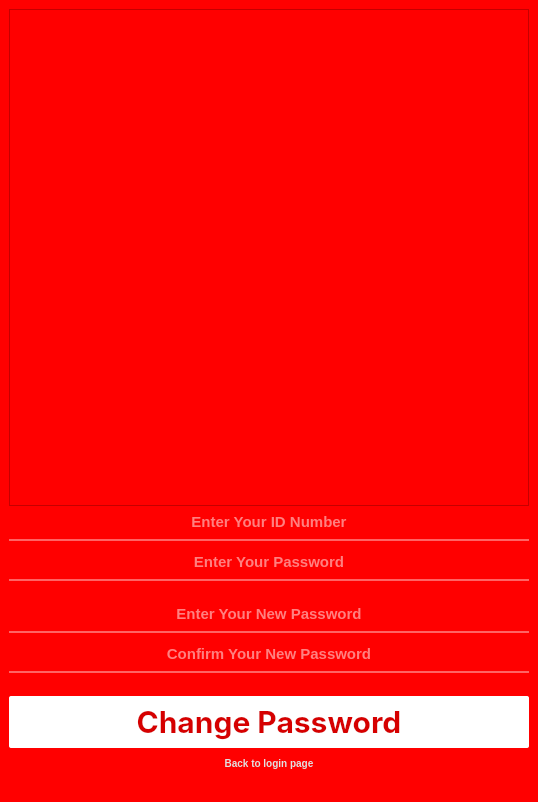
<?xml version="1.0" encoding="UTF-8"?>
<ui version="4.0">
 <class>MainWindow</class>
 <widget class="QMainWindow" name="MainWindow">
  <property name="geometry">
   <rect>
    <x>0</x>
    <y>0</y>
    <width>538</width>
    <height>802</height>
   </rect>
  </property>
  <property name="windowTitle">
   <string>MainWindow</string>
  </property>
  <property name="styleSheet">
   <string notr="true">background-color: rgb(255, 0, 0);</string>
  </property>
  <widget class="QWidget" name="centralwidget">
   <layout class="QVBoxLayout" name="verticalLayout">
    <item>
     <widget class="QFrame" name="frame">
      <property name="minimumSize">
       <size>
        <width>520</width>
        <height>480</height>
       </size>
      </property>
      <property name="styleSheet">
       <string notr="true">image: url(:/Asset/Asset/Logo.png);</string>
      </property>
      <property name="frameShape">
       <enum>QFrame::StyledPanel</enum>
      </property>
      <property name="frameShadow">
       <enum>QFrame::Raised</enum>
      </property>
     </widget>
    </item>
    <item>
     <widget class="QLineEdit" name="NPM">
      <property name="styleSheet">
       <string notr="true">background-color:rgba(0, 0, 0, 0);
border:none;
color:rgb(255, 255, 255);
border-bottom: 2px solid rgba(255, 255, 255, 100);
padding-bottom:7px;
font-size: 15px;
font-family: &quot;SF Pro Display&quot;; 
	font-weight: bold; 
    font-style: normal;</string>
      </property>
      <property name="text">
       <string/>
      </property>
      <property name="alignment">
       <set>Qt::AlignCenter</set>
      </property>
      <property name="placeholderText">
       <string>Enter Your ID Number</string>
      </property>
     </widget>
    </item>
    <item>
     <spacer name="verticalSpacer">
      <property name="orientation">
       <enum>Qt::Vertical</enum>
      </property>
      <property name="sizeType">
       <enum>QSizePolicy::Maximum</enum>
      </property>
      <property name="sizeHint" stdset="0">
       <size>
        <width>20</width>
        <height>5</height>
       </size>
      </property>
     </spacer>
    </item>
    <item>
     <widget class="QLineEdit" name="Pass">
      <property name="styleSheet">
       <string notr="true">background-color:rgba(0, 0, 0, 0);
border:none;
color:rgb(255, 255, 255);
border-bottom: 2px solid rgba(255, 255, 255, 100);
padding-bottom:7px;
font-size: 15px;
font-family: &quot;SF Pro Display&quot;; 
	font-weight: bold; 
    font-style: normal;</string>
      </property>
      <property name="text">
       <string/>
      </property>
      <property name="echoMode">
       <enum>QLineEdit::Password</enum>
      </property>
      <property name="alignment">
       <set>Qt::AlignCenter</set>
      </property>
      <property name="placeholderText">
       <string>Enter Your Password</string>
      </property>
     </widget>
    </item>
    <item>
     <spacer name="verticalSpacer_2">
      <property name="orientation">
       <enum>Qt::Vertical</enum>
      </property>
      <property name="sizeType">
       <enum>QSizePolicy::Fixed</enum>
      </property>
      <property name="sizeHint" stdset="0">
       <size>
        <width>17</width>
        <height>17</height>
       </size>
      </property>
     </spacer>
    </item>
    <item>
     <widget class="QLineEdit" name="NewPass">
      <property name="styleSheet">
       <string notr="true">background-color:rgba(0, 0, 0, 0);
border:none;
color:rgb(255, 255, 255);
border-bottom: 2px solid rgba(255, 255, 255, 100);
padding-bottom:7px;
font-size: 15px;
font-family: &quot;SF Pro Display&quot;; 
	font-weight: bold; 
    font-style: normal;</string>
      </property>
      <property name="echoMode">
       <enum>QLineEdit::Password</enum>
      </property>
      <property name="alignment">
       <set>Qt::AlignCenter</set>
      </property>
      <property name="placeholderText">
       <string>Enter Your New Password</string>
      </property>
     </widget>
    </item>
    <item>
     <spacer name="verticalSpacer_4">
      <property name="orientation">
       <enum>Qt::Vertical</enum>
      </property>
      <property name="sizeType">
       <enum>QSizePolicy::Maximum</enum>
      </property>
      <property name="sizeHint" stdset="0">
       <size>
        <width>20</width>
        <height>5</height>
       </size>
      </property>
     </spacer>
    </item>
    <item>
     <widget class="QLineEdit" name="ConfirmPass">
      <property name="styleSheet">
       <string notr="true">background-color:rgba(0, 0, 0, 0);
border:none;
color:rgb(255, 255, 255);
border-bottom: 2px solid rgba(255, 255, 255, 100);
padding-bottom:7px;
font-size: 15px;
font-family: &quot;SF Pro Display&quot;; 
	font-weight: bold; 
    font-style: normal;</string>
      </property>
      <property name="echoMode">
       <enum>QLineEdit::Password</enum>
      </property>
      <property name="alignment">
       <set>Qt::AlignCenter</set>
      </property>
      <property name="placeholderText">
       <string>Confirm Your New Password</string>
      </property>
     </widget>
    </item>
    <item>
     <spacer name="verticalSpacer_5">
      <property name="orientation">
       <enum>Qt::Vertical</enum>
      </property>
      <property name="sizeType">
       <enum>QSizePolicy::Fixed</enum>
      </property>
      <property name="sizeHint" stdset="0">
       <size>
        <width>17</width>
        <height>17</height>
       </size>
      </property>
     </spacer>
    </item>
    <item>
     <widget class="QPushButton" name="ChangePass">
      <property name="font">
       <font>
        <family>SF Pro Display</family>
        <pointsize>-1</pointsize>
        <weight>75</weight>
        <italic>false</italic>
        <bold>true</bold>
       </font>
      </property>
      <property name="cursor">
       <cursorShape>PointingHandCursor</cursorShape>
      </property>
      <property name="styleSheet">
       <string notr="true">QPushButton {
 		background-color: rgba(255, 255, 255, 255);
		border-color: rgb(255, 255, 255);
		border-radius : 2px;
		color: rgb(214, 0, 0);
		font-size: 30px;
		padding:7px;
		font-family: &quot;SF Pro Display&quot;; 
			font-weight: bold; 
    		font-style: normal;

}

/* Saat mouse hover */
QPushButton:hover {
    background-color: rgba(255, 255, 255, 255);
}</string>
      </property>
      <property name="text">
       <string>Change Password</string>
      </property>
     </widget>
    </item>
    <item>
     <widget class="QPushButton" name="Back">
      <property name="cursor">
       <cursorShape>PointingHandCursor</cursorShape>
      </property>
      <property name="styleSheet">
       <string notr="true">QPushButton {
 		background-color: rgba(255, 255, 255, 0);
		border-color: rgb(255, 255, 255);
		border-radius : 5px;
		color: rgb(225, 225, 225);		
		font-size: 10px;
		padding:3px;
		font-family: &quot;SF Pro Display&quot;; 	
			font-weight: bold; 
    		font-style: normal;
}

/* Saat mouse hover */
QPushButton:hover {
    text-decoration: underline;
}</string>
      </property>
      <property name="text">
       <string>Back to login page</string>
      </property>
     </widget>
    </item>
    <item>
     <spacer name="verticalSpacer_3">
      <property name="orientation">
       <enum>Qt::Vertical</enum>
      </property>
      <property name="sizeType">
       <enum>QSizePolicy::Fixed</enum>
      </property>
      <property name="sizeHint" stdset="0">
       <size>
        <width>20</width>
        <height>20</height>
       </size>
      </property>
     </spacer>
    </item>
   </layout>
   <zorder>frame</zorder>
   <zorder>ChangePass</zorder>
   <zorder>verticalSpacer_2</zorder>
   <zorder>Pass</zorder>
   <zorder>verticalSpacer_3</zorder>
   <zorder>NPM</zorder>
   <zorder>verticalSpacer</zorder>
   <zorder>NewPass</zorder>
   <zorder>ConfirmPass</zorder>
   <zorder>verticalSpacer_4</zorder>
   <zorder>verticalSpacer_5</zorder>
   <zorder>Back</zorder>
  </widget>
 </widget>
 <resources>
  <include location="resource.qrc"/>
 </resources>
 <connections/>
</ui>
